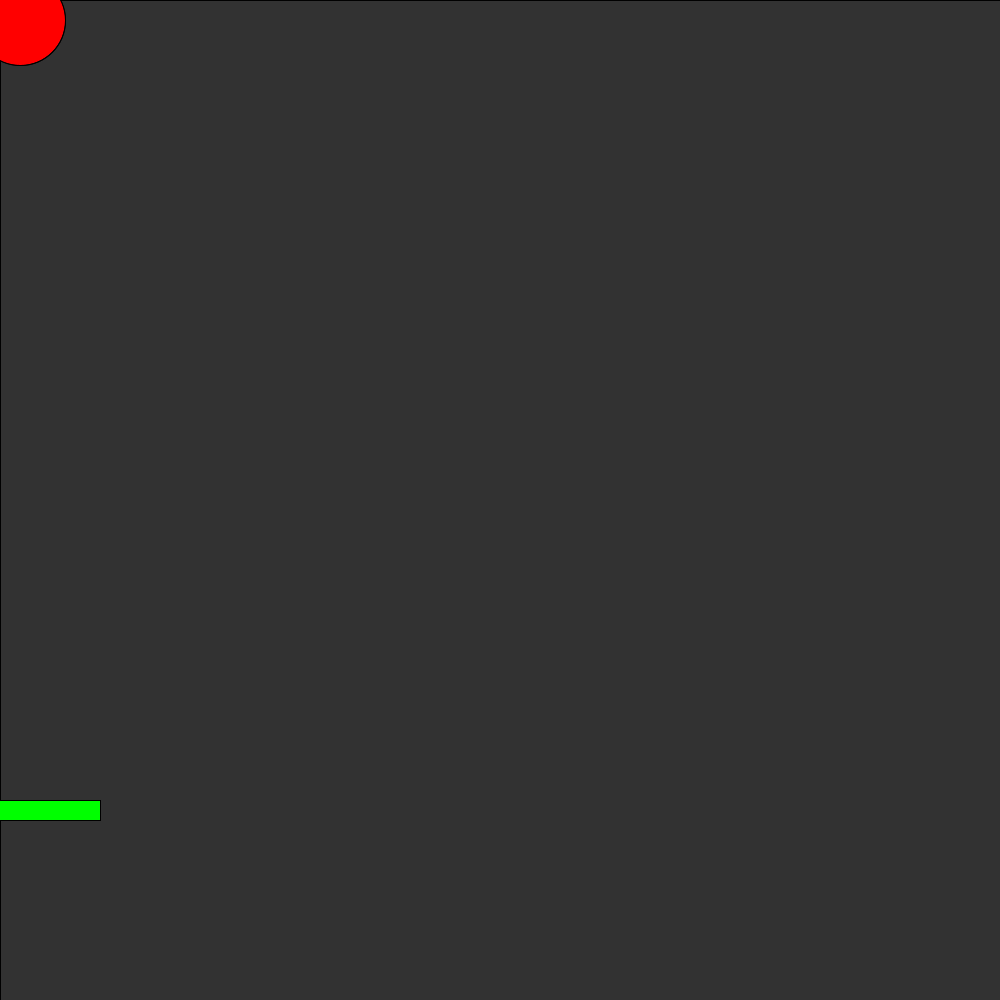
Frame 1 (no input)
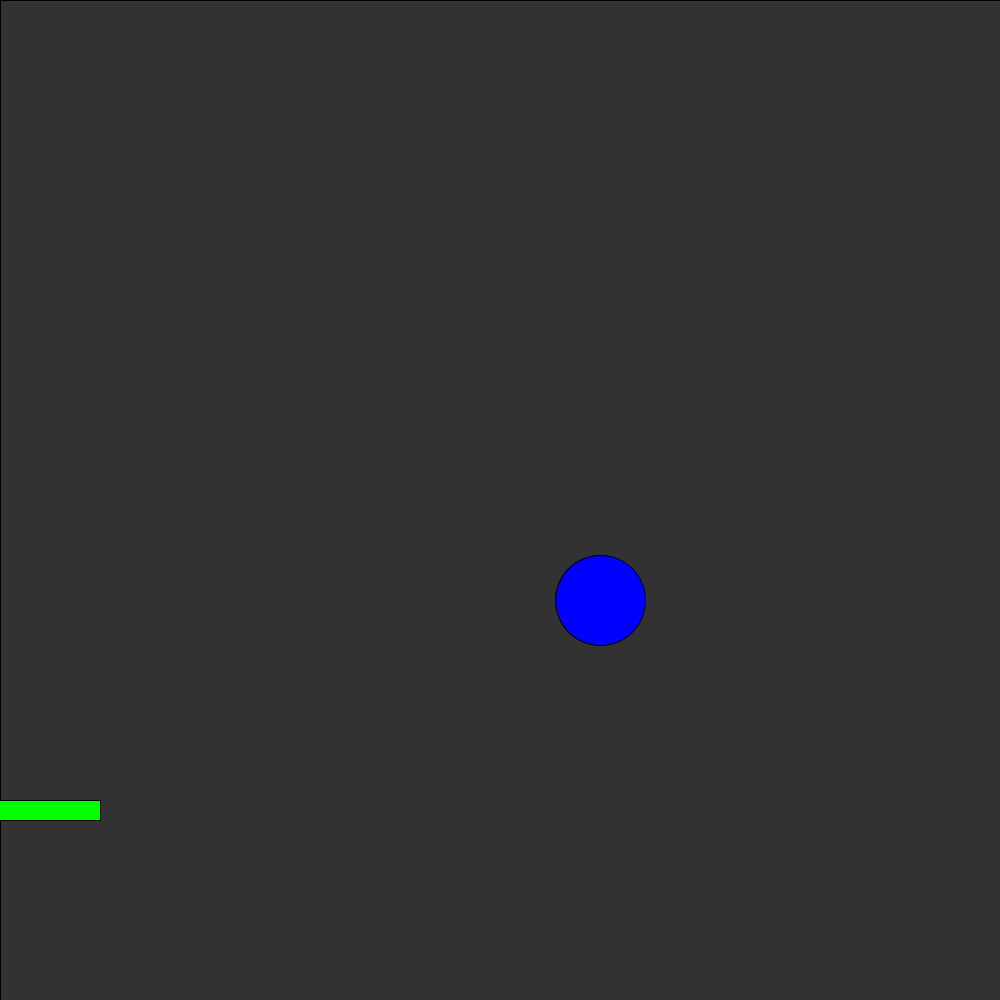
Frame 60 (the mouse pressed at the canvas centre just before this capture)
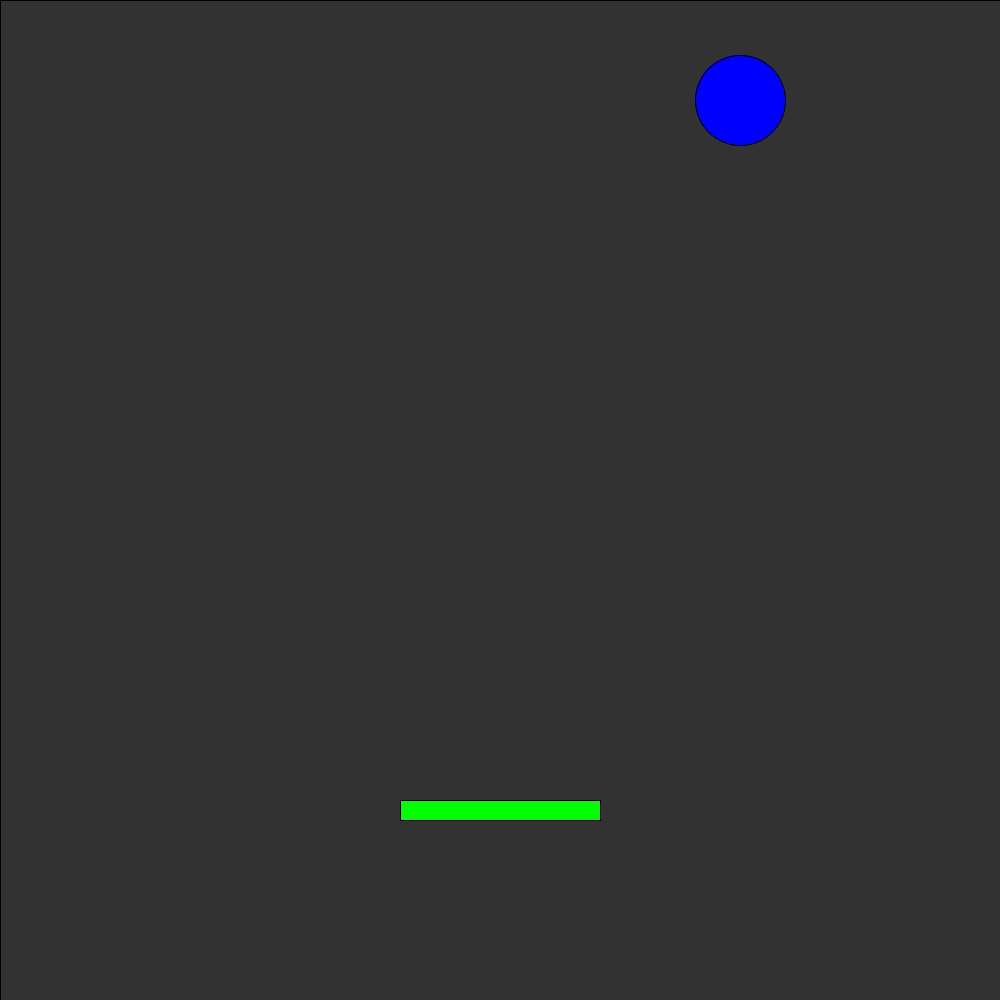
Frame 120 (the mouse held since frame 60 and released just before this capture)

The Processing sketch that drew these frames (run headless with seeded random() and noise(); from frame 60 on, the mouse is pressed at the canvas centre):

// Processing sketch: practice2
// ── practice2.pde
public static final int top = 1;// ???
public static final int bottom = 2;// ??? 
public static final int right = 3;// ???
public static final int left = 4;// ???
public static final int red = 5;
public static final int green = 6;
public static final int blue = 7; 
int fx=1000,fy=1000;
int ballx=10,bally=10,r = 90;
void setup()
{
  size(1000,1000);
  background(255);
}
void ball(int x,int y,int ballcolor)
{
  switch(ballcolor)
  {
    case 5:fill(255/*red*/,0/*green*/,0/*blue*/);break;
    case 6:fill(0/*red*/,255/*green*/,0/*blue*/);break;
    default:
    case 7:fill(0/*red*/,0/*green*/,255/*blue*/);break;
  }
  ellipse(x,y,r,r);
}
int dx,dy;
boolean hitball(int bx,int by,int wi,int hi)
{
  fill(0/*red*/,255/*green*/,0/*blue*/);//0~255
  rect(dx/*x*/,dy/*Y*/,wi/*haba*/,hi/*takasa*/);
  if(dx<bx&&(dx+wi)>bx&&dy<(by+r/2)&&(dy+hi)>=(by+r/2))
    return true;
  else
    return false;
}
boolean hitwall(int bx,int by,int mode)
{
  switch(mode)
  {
    case 1:
      if(by<(r/2))return true;
      else return false;
    case 2:
      if(by>(fy-r/2))return true;
      else return false;
    case 3:
      if(bx>(fx-r/2))return true;
      else return false;  
    case 4:
      if(bx<(r/2))return true;
      else return false;
    default:return false;
  }
}
boolean chy=false,chx=false;
void draw()
{
  dx=mouseX-100;dy=800;
  fill(50);
  rect(0, 0,fx,fy);
  ball(ballx,bally,blue);
  boolean hit = hitball(ballx,bally,200,20);
  boolean topwall = hitwall(ballx,bally,top);
  boolean rightwall = hitwall(ballx,bally,right);
  boolean leftwall = hitwall(ballx,bally,left);
  if(hit == true)
  {
    ball(ballx,bally,red);
    chy=true;
  }
  else if(hit == false&&chy==false)
    bally += 10;
  if(chy==true)
    bally -= 10;
  if(chx==true)
    ballx -= 10;
  else if(chx==false)
    ballx += 10;
  if(bally>(fy+r))bally=0;
  if(topwall==true)
  {
    ball(ballx,bally,red);
    chy=false;
  }
  if(leftwall==true)
  {
    ball(ballx,bally,red);
    chx=false;
  }
  if(rightwall==true)
  {
    ball(ballx,bally,red);
    chx=true;
  }
}
  
